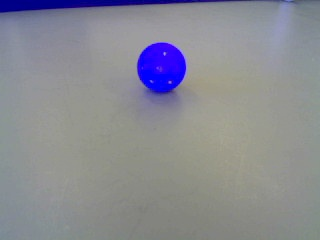
#> input picture traitementImage/python/images/serie4/UneBalleBleue.jpg, 320 x 240 px
$ python serie4.py
#> lines starting #> are read from the running program, lines starting #| are printed output that depends on the picture; after the words box and inside, x2 and y2 are one past the last pixel; in counts of white or black regions, pixels touching at a corner belong together
import cv2

import numpy as np


__author__ = 'Quentin'

def ex1():
    image = cv2.imread('./images/serie4/lenaX.png')
    cv2.imshow('image base', image)
    gry = cv2.cvtColor(image, cv2.COLOR_BGR2GRAY)
    cv2.imshow('image gry', gry)
    result = cv2.bitwise_and(gry, 0x1)
    result = cv2.normalize(result, result, 0, 255, cv2.NORM_MINMAX)
    cv2.imshow('lol', result)


def ex2():
    image = cv2.imread('./images/serie4/lenaX.png')
    image = cv2.cvtColor(image, cv2.COLOR_BGR2GRAY)
    mask = 0x1
    for i in range(0, 9):
        res = cv2.bitwise_and(image, mask)
        res = cv2.normalize(res, res, 0, 255, cv2.NORM_MINMAX)
        cv2.imshow(str(mask), res)
        mask2 = mask
        mask2 <<= 1
        mask += mask2


def ex3():
    ref = cv2.imread('./images/serie4/BackgroudSubtraction/image_ref.bmp')
    for i in range(10, 25):
        name = './images/serie4/BackgroudSubtraction/image_' + str(i) + '.bmp'
        image = cv2.imread(name)
        res = cv2.subtract(image, ref)
        cv2.imshow(str(i), res)


def ex3_serie4e():
    image = cv2.imread('./images/serie4/UneBalleBleue.jpg')
#> image is the input picture: shape (240, 320, 3); mean B, G, R 146.6, 138.8, 137.7
    blue = image[:,:,1]
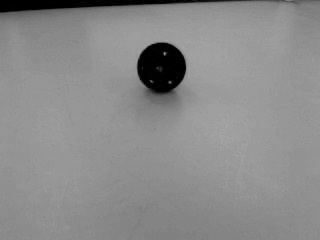
#> blue: shape (240, 320); min 0, max 166, mean 138.8
    wat, thresh = cv2.threshold(blue, 0, 255, cv2.THRESH_BINARY_INV)
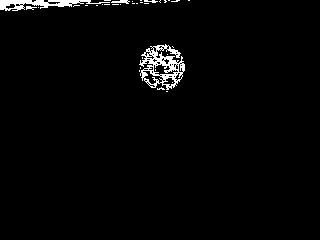
#> thresh: shape (240, 320); 2.1% white; 34 white regions (29 under 20 px), largest, box (x1, y1, x2, y2) and area: (139, 44, 185, 90) 906, (0, 0, 110, 11) 535, (111, 0, 130, 4) 45, (144, 0, 158, 3) 25, (26, 6, 37, 10) 25

    kernel = np.ones((7, 7), np.uint8)
    dilate = cv2.dilate(thresh, kernel, iterations=1)
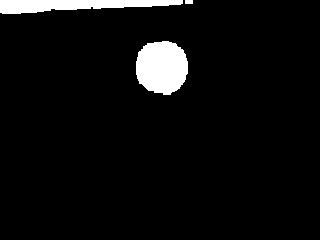
#> dilate: shape (240, 320); 5.2% white; 3 white regions, box (x1, y1, x2, y2) and area: (136, 41, 188, 95) 2246, (0, 0, 183, 14) 1679, (185, 0, 193, 4) 32
    erosion = cv2.erode(dilate, kernel, iterations=1)
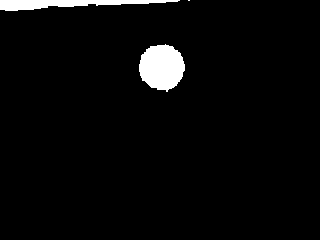
#> erosion: shape (240, 320); 3.5% white; 3 white regions (1 under 20 px), largest, box (x1, y1, x2, y2) and area: (139, 44, 185, 92) 1646, (0, 0, 180, 11) 1076
    mask = erosion
    res = cv2.bitwise_and(image, image, mask)
    cv2.imshow('base', image)
    cv2.imshow('blue', blue)
    cv2.imshow('thresh', thresh)
    cv2.imshow('dilate', dilate)
    cv2.imshow('erosion', erosion)
    cv2.imshow('mask', mask)


if __name__ == '__main__':
    ex3_serie4e()
    cv2.waitKey(0)

$ run again, with traitementImage/python/images/serie4/TroisBallesRougeBleueBlanche.png saved as traitementImage/python/images/serie4/UneBalleBleue.jpg
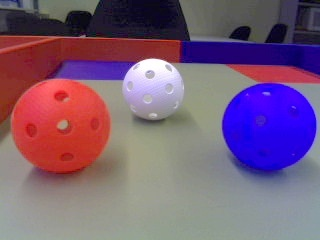
#> input picture traitementImage/python/images/serie4/TroisBallesRougeBleueBlanche.png, 320 x 240 px
#> in ex3_serie4e, image is the input picture: shape (240, 320, 3); mean B, G, R 120.3, 93.4, 122.1
#> in ex3_serie4e, `wat, thresh = cv2.threshold(blue, 0, 255, cv2.THRESH_BINARY_INV)`:
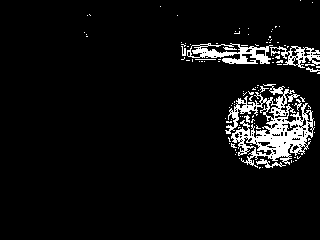
#> thresh: shape (240, 320); 6.2% white; 113 white regions (101 under 20 px), largest, box (x1, y1, x2, y2) and area: (225, 84, 315, 168) 2875, (187, 43, 273, 64) 820, (270, 46, 320, 68) 446
#> dilate: shape (240, 320); 14.8% white; 10 white regions, largest, box (x1, y1, x2, y2) and area: (222, 81, 318, 172) 6909, (178, 23, 320, 77) 3890, (231, 25, 243, 37) 127
#> in ex3_serie4e, `erosion = cv2.erode(dilate, kernel, iterations=1)`:
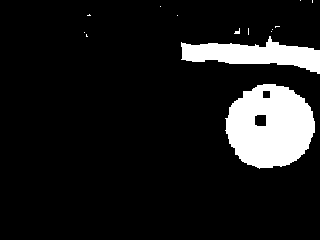
#> erosion: shape (240, 320); 10.9% white; 14 white regions (12 under 20 px), largest, box (x1, y1, x2, y2) and area: (225, 84, 315, 169) 5667, (181, 36, 320, 74) 2678
